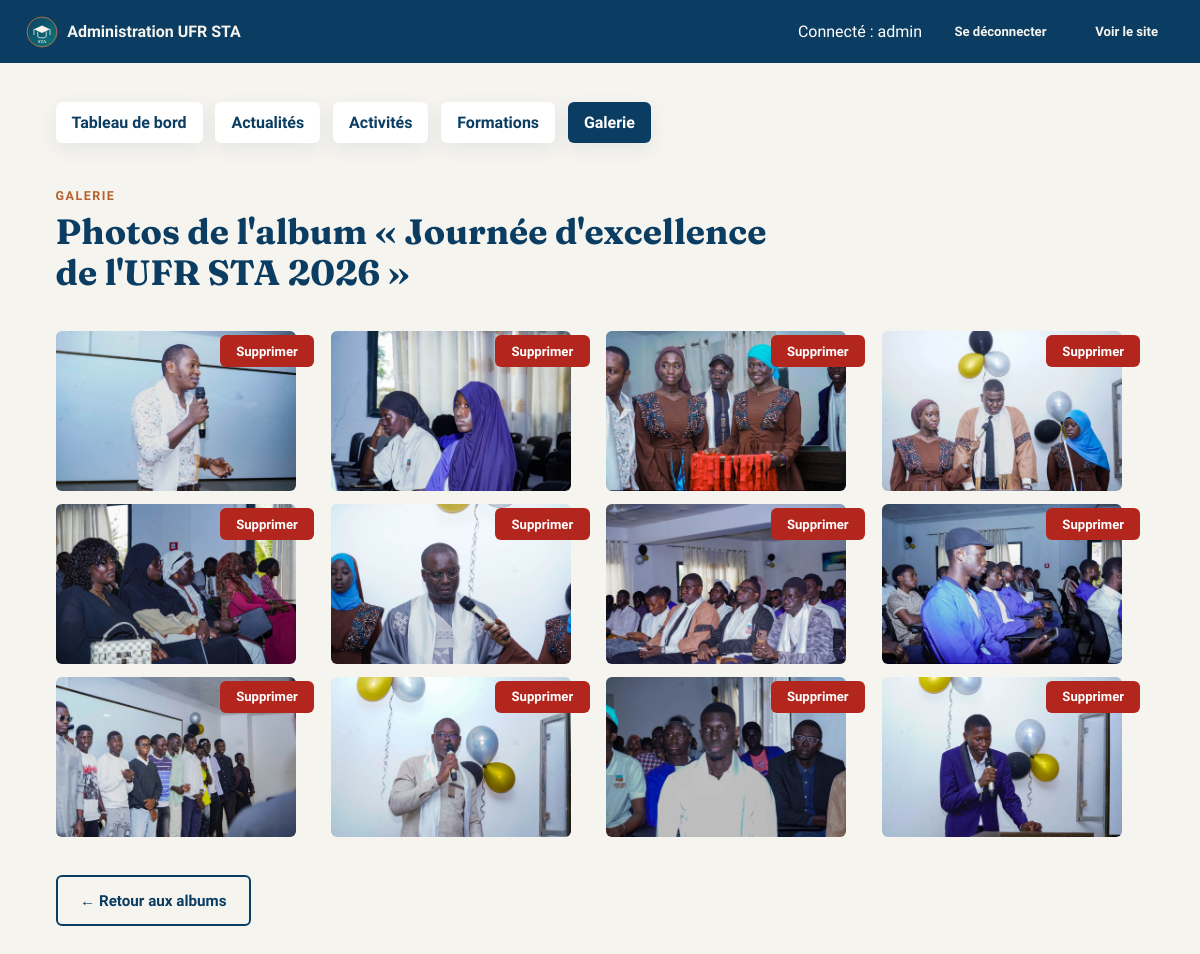
Page /admin/galerie/1 (signed in) on the committed database.
### tables this page shows
CREATE TABLE albums (
    id           INTEGER PRIMARY KEY AUTOINCREMENT,
    titre        TEXT NOT NULL,
    description  TEXT,
    date_album   TEXT
);

CREATE TABLE album_photos (
    id         INTEGER PRIMARY KEY AUTOINCREMENT,
    album_id   INTEGER NOT NULL,
    filename   TEXT NOT NULL,
    FOREIGN KEY (album_id) REFERENCES albums (id) ON DELETE CASCADE
);

### backend/app.py (the view)
@app.route("/admin/galerie/<int:album_id>")
@login_required
def admin_album_detail(album_id):
    album = query_db("SELECT * FROM albums WHERE id = ?", (album_id,), one=True)
    if album is None:
        abort(404)
    photos = query_db("SELECT * FROM album_photos WHERE album_id = ?", (album_id,))
    return render_template("admin/album_detail.html", album=album, photos=photos)

### backend/app.py (called while the page is built)
def get_db():
    if "db" not in g:
        g.db = sqlite3.connect(app.config["DATABASE"])
        g.db.row_factory = sqlite3.Row
        g.db.execute("PRAGMA foreign_keys = ON")
    return g.db

def query_db(query, args=(), one=False):
    cur = get_db().execute(query, args)
    rows = cur.fetchall()
    cur.close()
    return (rows[0] if rows else None) if one else rows

def login_required(view):
    @wraps(view)
    def wrapped(*args, **kwargs):
        if not session.get("admin_logged_in"):
            flash("Veuillez vous connecter pour acceder a l'administration.", "error")
            return redirect(url_for("admin_login"))
        return view(*args, **kwargs)
    return wrapped

@app.context_processor
def inject_globals():
    ticker_items = query_db(
        "SELECT id, titre FROM actualites ORDER BY date_publication DESC LIMIT 6"
    )
    return {
        "current_year": datetime.now().year,
        "nom_ufr": "UFR Sciences et Technologies Avancées (STA)",
        "ticker_items": ticker_items,
    }

### templates/admin/album_detail.html (shortened to what this page needs)
{% extends "admin/base.html" %}
{% block content %}
<div class="section-header">
  <span class="eyebrow">Galerie</span>
  <h2>Photos de l'album « {{ album['titre'] }} »</h2>
</div>
{% if photos %}
<div class="photo-grid">
  {% for photo in photos %}
  <div class="photo-item">
    <img src="{{ url_for('static', filename='images/' + photo['filename']) }}" alt="Photo de l'album {{ album['titre'] }}">
    <form method="POST" action="{{ url_for('admin_album_photo_supprimer', photo_id=photo['id']) }}"
          data-confirm="Supprimer cette photo ?" class="photo-item__delete">
      <button type="submit" class="btn btn--small btn--danger">Supprimer</button>
    </form>
  </div>
  {% endfor %}
</div>
{% else %}
<p class="empty-state">Cet album ne contient aucune photo pour le moment.</p>
{% endif %}
<a class="btn btn--ghost mt-lg" href="{{ url_for('admin_galerie') }}">&larr; Retour aux albums</a>
{% endblock %}

### static/css/style.css (style rules this page uses)
:root { --color-navy: #0b3d62; --color-navy-dark: #082b46; --color-teal: #0e7c7b; --color-terracotta: #d9763f; --color-terracotta-dark: #b85f2c; --color-cream: #f6f4ef; --color-cream-dark: #efebe2; --color-ink: #1c2733; --color-ink-soft: #4a5568; --color-white: #ffffff; --color-line: #e3e0d6; --color-success: #1f7a4d; --color-error: #b3261e; --font-display: "Fraunces", Georgia, "Times New Roman", serif; --font-body: "Source Sans 3", "Segoe UI", Arial, sans-serif; --space-xs: 0.4rem; --space-sm: 0.8rem; --space-md: 1.6rem; --space-lg: 2.4rem; --space-xl: 4rem; --space-2xl: 6rem; --container-width: 1140px; --radius-sm: 6px; --radius-md: 12px; --shadow-card: 0 6px 20px rgba(11, 61, 98, 0.08); --shadow-card-hover: 0 12px 28px rgba(11, 61, 98, 0.14); }
*, *::before, *::after { box-sizing: border-box; }
html { scroll-behavior: smooth; }
body { margin: 0; font-family: var(--font-body); color: var(--color-ink); background: var(--color-cream); line-height: 1.6; -webkit-font-smoothing: antialiased; }
img { max-width: 100%; display: block; }
a { color: var(--color-teal); text-decoration: none; }
h1, h2, h3, h4 { font-family: var(--font-display); color: var(--color-navy); line-height: 1.15; margin: 0 0 var(--space-sm); }
h2 { font-size: clamp(1.5rem, 3.4vw, 2.2rem); }
.section-header { max-width: 720px; margin: 0 0 var(--space-lg); }
.eyebrow { display: inline-block; font-family: var(--font-body); font-weight: 700; letter-spacing: 0.12em; text-transform: uppercase; font-size: 0.78rem; color: var(--color-terracotta-dark); margin-bottom: var(--space-xs); }
.btn { display: inline-block; font-family: var(--font-body); font-weight: 600; padding: 0.7rem 1.4rem; border-radius: var(--radius-sm); border: 2px solid transparent; cursor: pointer; text-decoration: none; font-size: 0.95rem; transition: transform 0.15s ease, box-shadow 0.15s ease; }
.btn--ghost { background: transparent; border-color: var(--color-navy); color: var(--color-navy); }
.btn--small { padding: 0.4rem 0.9rem; font-size: 0.82rem; }
.btn--danger { background: var(--color-error); color: var(--color-white); }
.photo-grid { display: grid; gap: var(--space-sm); grid-template-columns: repeat(2, 1fr); }
@media (min-width: 700px) { .photo-grid { grid-template-columns: repeat(4, 1fr); } }
.photo-grid img { height: 160px; object-fit: cover; border-radius: var(--radius-sm); cursor: zoom-in; }
.mt-lg { margin-top: var(--space-lg); }
.photo-item { position: relative; }
.photo-item__delete { position: absolute; top: 4px; right: 4px; }
.js .reveal { opacity: 0; transform: translateY(28px); transition: opacity 0.7s ease, transform 0.7s ease; transition-delay: var(--reveal-delay, 0s); }
.js .reveal.is-visible { opacity: 1; transform: none; }
.photo-grid img { transition: transform 0.35s ease; }

### rows in the picture
albums: titre "Journée d'excellence de l'UFR STA 2026"
album_photos: filename (picture)
album_photos: filename (picture)
album_photos: filename (picture)
album_photos: filename (picture)
album_photos: filename (picture)
album_photos: filename (picture)
album_photos: filename (picture)
album_photos: filename (picture)
album_photos: filename (picture)
album_photos: filename (picture)
album_photos: filename (picture)
album_photos: filename (picture)

### other values in the picture
{{ session.get('admin_username', '') }} "admin"
